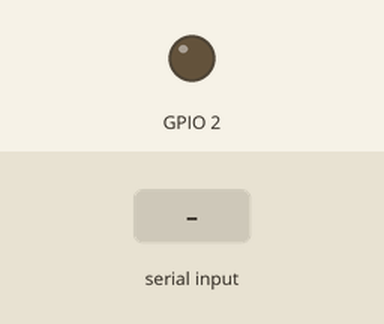
Recording of a sketch running on a simulated ESP32. Parts: output pins drawn as LEDs (lit = HIGH). The inputs (shaded band) are chosen by the test bench. What the sketch prints to the serial monitor is not drawn.

Above: at 1.2 s.
1.3 s: "DISP\n" received over Serial
At 2.6 s:
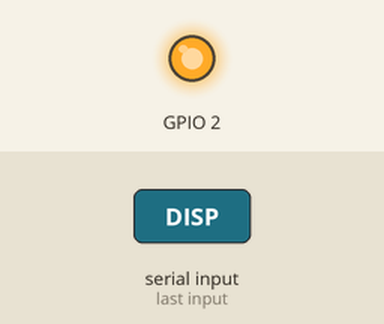
2.9 s: "1\n" received over Serial
At 3.9 s:
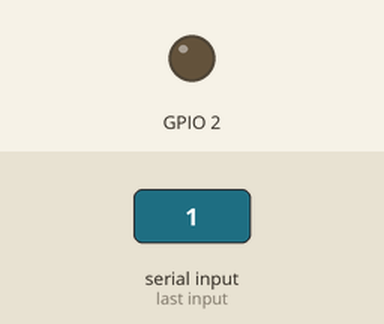
4.4 s: "0\n" received over Serial
At 5.0 s:
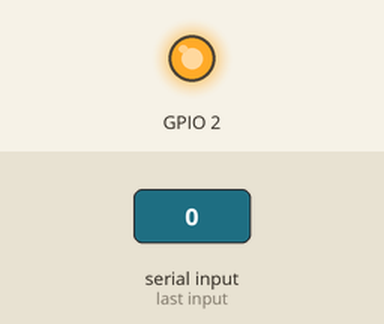
5.9 s: "2\n" received over Serial
At 6.2 s:
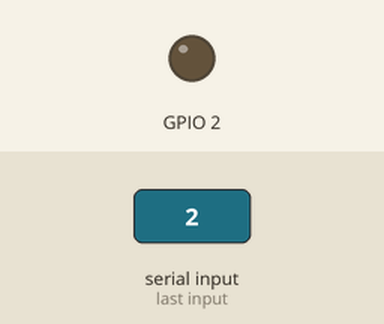
Timing chart, 0 to 8.4 s (numbered marks = the images above; inputs shaded):
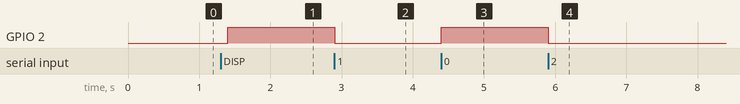

The sketch:

SerialEvent_OTG.ino
```cpp
String inputString = "";         // a String to hold incoming data
bool stringComplete = false;  // whether the string is complete

unsigned long startAttemptTime;

void setup() {
  Serial.begin(115200);
  inputString.reserve(200);
  Serial.println("Sistema iniciado");
  pinMode(2, OUTPUT);

  startAttemptTime = millis();
}


void loop() {
  if (stringComplete) {
    if (inputString.equals("DISP")) {
      String dataSend = "{\"code\":\"DISP\",\"listModulos\":[{\"key\":\"tempAmb\",\"value\":{\"valorMax\":-1,\"valorMin\":-1,\"valorActual\":24,\"setPoint\":-1,\"unidadMedida\":\"C\",\"id\":10}},{\"key\":\"tempCabin\",\"value\":{\"valorMax\":-1,\"valorMin\":-1,\"valorActual\":24,\"setPoint\":-1,\"unidadMedida\":\"C\",\"id\":11}},{\"key\":\"GIROS\",\"value\":{\"X\":32,\"Y\":25,\"Z\":10,\"unidadMedida\":\"g\",\"id\":38}},{\"key\":\"PRESION\",\"value\":{\"valorMax\":-1,\"valorMin\":-1,\"valorActual\":14.2,\"setPoint\":-1,\"unidadMedida\":\"PSI\",\"id\":19}},{\"key\":\"GASOLINA\",\"value\":{\"valorMax\":-1,\"valorMin\":-1,\"valorActual\":75,\"setPoint\":-1,\"unidadMedida\":\"%\",\"id\":30}},{\"key\":\"TORQUE\",\"value\":{\"valorMax\":-1,\"valorMin\":-1,\"valorActual\":3.8,\"setPoint\":-1,\"unidadMedida\":\"u\",\"id\":34}},{\"key\":\"POTEN\",\"value\":{\"valorMax\":-1,\"valorMin\":-1,\"valorActual\":22,\"setPoint\":-1,\"unidadMedida\":\"Hp\",\"id\":35}},{\"key\":\"RPM\",\"value\":{\"valorMax\":-1,\"valorMin\":-1,\"valorActual\":5000,\"setPoint\":-1,\"unidadMedida\":\"rpm\",\"id\":36}},{\"key\":\"SHIFT\",\"value\":{\"shift\":true,\"id\":49}},{\"key\":\"BRUJULA\",\"value\":{\"valorMax\":-1,\"valorMin\":-1,\"valorActual\":30,\"setPoint\":-1,\"unidadMedida\":\"g\",\"id\":37}},{\"key\":\"MSNM\",\"value\":{\"msnm\":1775,\"unidadMedida\":\"m\",\"id\":39}},{\"key\":\"VEL\",\"value\":{\"valorMax\":-1,\"valorMin\":-1,\"valorActual\":127,\"setPoint\":-1,\"unidadMedida\":\"Kmh\",\"id\":50}}]}";
      Serial.println(dataSend);
    } else {
      Serial.print("[esp32]");
      Serial.print(inputString);
      Serial.println("[/esp32]");
    }
    inputString = "";
    stringComplete = false;
    digitalWrite(2, !digitalRead(2));
  }
  if (millis() - startAttemptTime > 2000)
  {
    startAttemptTime = millis();
    Serial.println("Proceso automatico");
  }

  serialEvent(); //manually calling "void serialEvent()"
}

void serialEvent() {
  if (Serial.available()) {
    while (Serial.available()) {
      char inChar = (char)Serial.read();
      if (inChar == '\n') {
        stringComplete = true;
      } else {
        inputString += inChar;
      }
    }
  }
}
```

Measured:
- after the input at 1.3 s, GPIO 2: LOW → HIGH after 0.10 s
- after the input at 2.9 s, GPIO 2: HIGH → LOW at once
- after the input at 4.4 s, GPIO 2: LOW → HIGH at once
- after the input at 5.9 s, GPIO 2: HIGH → LOW at once
